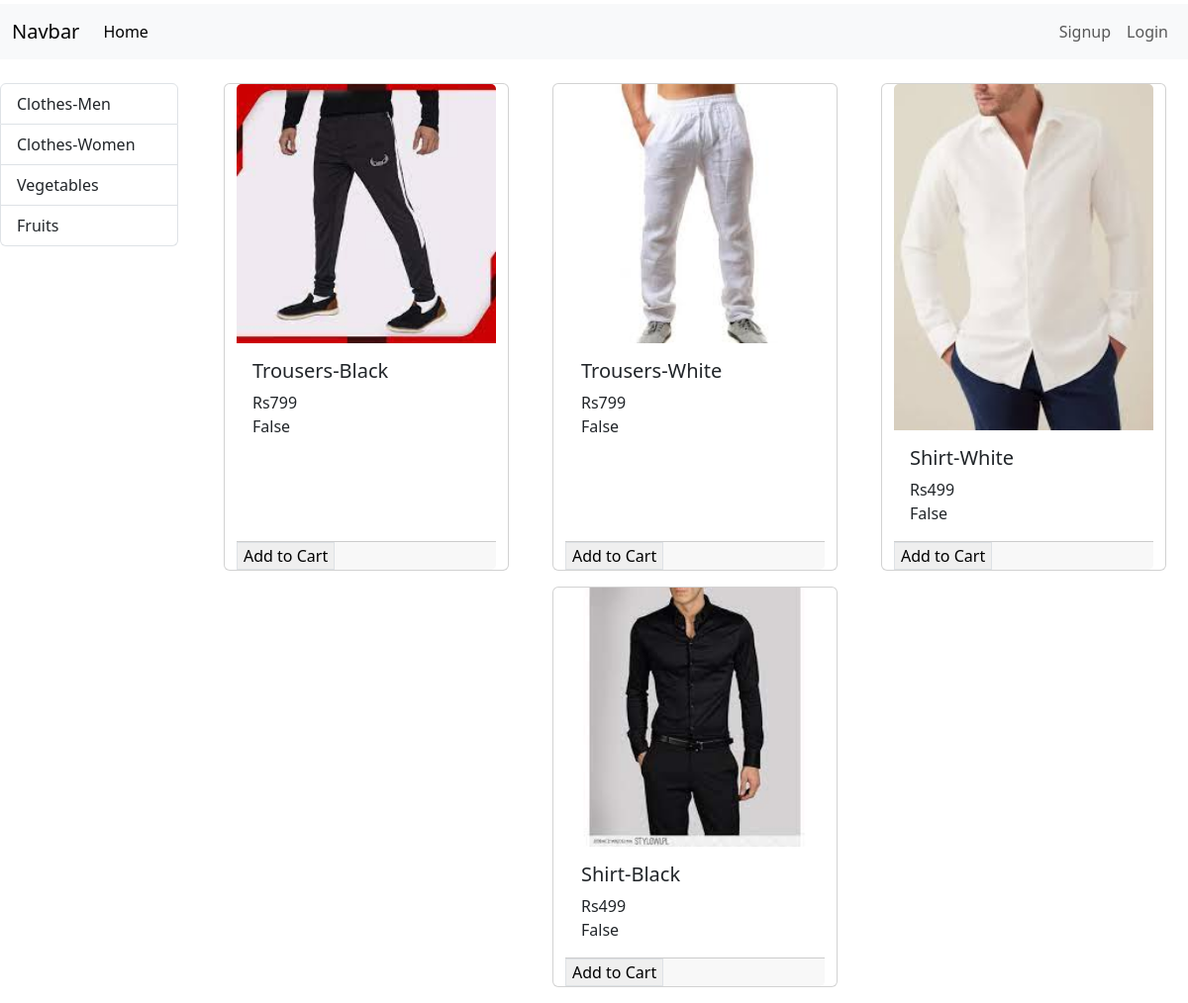
Screenshot of /?category=3 with the database file from the repository.
### store/models/category.py (models this page shows)
class Category(models.Model):
    CategoryName=models.CharField(max_length=20)
    @staticmethod
    def get_all_categories():
        return Category.objects.all()

### store/models/product.py (models this page shows, shortened)
class Product(models.Model):
    ProductName=models.CharField(max_length=20)
    ProductPrice=models.IntegerField(default=0)
    ProductDescription=models.CharField(max_length=100, null=True)
    ProductImage=models.ImageField(upload_to='uploads/productsImages/')
    ProductCategory=models.ForeignKey(Category, on_delete=models.CASCADE)
    @staticmethod
    def get_all_products_by_id(category_id):
        return Product.objects.filter(ProductCategory=category_id)

### store/views.py (the view, shortened to what this page needs)
# urls.py: path('', Index.as_view(), name='homepage'),
class Index(View):
    def get(self, request):
        cart=request.session.get('cart')
        if not cart:
            request.session.cart={}
        product=None
        category=Category.get_all_categories()
        categoryId=request.GET.get('category')
        if categoryId:
            product=Product.get_all_products_by_id(categoryId)
        else:
            product=Product.get_all_products()
        data={}
        data['Products']=product
        data['Categories']=category
        return render(request,'index.html',data)

### store/templatetags/cart.py (called while the page is built)
@register.filter(name='is_in_cart')
def is_in_cart(product,cart):
    keys=cart.keys()
    for id in keys:
        if int(id)==product.id:
            return True
    return False

### store/templatetags/custom_filter.py (called while the page is built)
@register.filter(name='currency')
def currency(number):
    return 'Rs'+str(number)

### templates/index.html (shortened to what this page needs)
{% extends 'base.html' %}
{% block content %}
{% load cart %}
{% load custom_filter %}
<div class="row">
    <div class="col-lg-2 mx-auto mt-4">
        <div class="list-group">
            {% for category in Categories%}
            <a href="/?category={{category.id}}" class="list-group-item list-group-item-action">{{category.CategoryName}}</a>
            {% endfor%}
        </div>
    </div>
    <div class="container-fluid mt-4 col-lg-10 mx-auto">
        <div class="row mx-auto">
            {% for product in Products%}
            <div class="card mx-auto mb-3" id="{{product.id}}" style="width: 18rem;">
                <img src="{{product.ProductImage.url}}" class="card-img-top" alt="...">
                <div class="card-body">
                    <h5 class="card-title">{{product.ProductName}}</h5>
                    <p class="card-text">{{product.ProductPrice|currency}}</p>
                    {{product | is_in_cart:request.session.cart}}
                </div>
                <div class="card-footer p-0  " >
                    {% if product|is_in_cart:request.session.cart %}
                    <div class="row no-gutters" >
                        <form action="/#{{product.id}}"  method="post" class="col-2">
                            {% csrf_token %}
                            <input hidden type="text" name='product' value="{{product.id}}">
                            <input hidden type="text" name='remove' value='True'>
                            <input type="submit" value=" - " class=" btn btn-block btn-secondary">
                        </form>
                        <div class="text-center"> {{product|product_count:request.session.cart}} in cart</div>
                        <form action="/#{{product.id}}"  method="post" class="col-2">
                            {% csrf_token %}
                            <input hidden type="text" name='product' value="{{product.id}}">
                            <input type="submit" value=" + " class=" btn btn-block btn-secondary">
                        </form>
                    </div>
                    {% else %}
                    <form action="/#{{product.id}}" method="post" class="btn-block">
                        <input type="submit" class=" float-right btn-block btn-light border btn-sm" value="Add to Cart">
                    </form>
                    {% endif %}
                </div>
            </div>
            {% endfor %}
        </div>
    </div>
</div>
{% endblock %}

### templates/base.html (shortened to what this page needs)
{% load custom_filter %}
<!doctype html>
<html lang="en">
<head>
    <link href="https://cdn.jsdelivr.net/npm/bootstrap@5.3.0/dist/css/bootstrap.min.css" rel="stylesheet"
>
</head>
<body>
    <nav class="navbar navbar-expand-lg bg-body-tertiary mt-1">
        <div class="container-fluid">
            <a class="navbar-brand" href="#">Navbar</a>
            <div class="collapse navbar-collapse" id="navbarSupportedContent">
                <ul class="navbar-nav me-auto mb-2 mb-lg-0">
                    <li class="nav-item">
                        <a class="nav-link active" aria-current="page" href="/">Home</a>
                    </li>
                </ul>
            </div>
          <ul class="navbar-nav mb-2 mb-lg-0">
            {% if request.session.customer %}
            <li class="nav-item">
                <a class="nav-link" href="/cart">Cart
                    <span class="badge badge-info" style="background-color: green;">{{request.session.cart|dict_keys_length}}</span>
                </a>
            </li>
            <li class="nav-item">
                <a class="nav-link" href="/order">Order</a>
            </li>
            <li class="nav-item">
                <a class="nav-link" href="/logout">Logout</a>
            </li>
            {% else %}
            <li class="nav-item">
                <a class="nav-link" href="/signup">Signup</a>
            </li>
            <li class="nav-item">
                <a class="nav-link" href="/login">Login</a>
            </li>
            {% endif %}
          </ul>
        </div>
    </nav>
    {% block content %}
    {% endblock %}
</body>
</html>

### rows the page displays
Category: CategoryName "Clothes-Men"
Category: CategoryName "Clothes-Women"
Category: CategoryName "Vegetables"
Category: CategoryName "Fruits"
Product: {{ product.id }} 1 (drawn), ProductImage (picture), ProductName "Trousers-Black", ProductPrice "Rs799", session "False"
Product: ProductImage (picture), ProductName "Trousers-White", ProductPrice "Rs799", session "False"
Product: ProductImage (picture), ProductName "Shirt-White", ProductPrice "Rs499", session "False"
Product: ProductImage (picture), ProductName "Shirt-Black", ProductPrice "Rs499", session "False"
